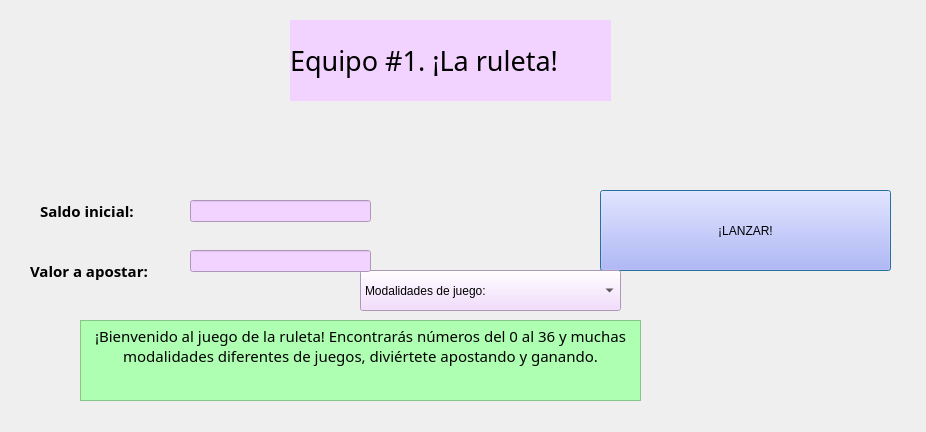
<?xml version="1.0" encoding="UTF-8"?>
<ui version="4.0">
 <class>Dialog</class>
 <widget class="QDialog" name="Dialog">
  <property name="geometry">
   <rect>
    <x>0</x>
    <y>0</y>
    <width>926</width>
    <height>432</height>
   </rect>
  </property>
  <property name="windowTitle">
   <string>Dialog</string>
  </property>
  <widget class="QPushButton" name="pushButton">
   <property name="geometry">
    <rect>
     <x>600</x>
     <y>190</y>
     <width>291</width>
     <height>81</height>
    </rect>
   </property>
   <property name="styleSheet">
    <string notr="true">background-color: rgb(170, 170, 255);
font: 12pt &quot;Rufina&quot;;</string>
   </property>
   <property name="text">
    <string>¡LANZAR!</string>
   </property>
  </widget>
  <widget class="QComboBox" name="comboBox">
   <property name="geometry">
    <rect>
     <x>360</x>
     <y>270</y>
     <width>261</width>
     <height>41</height>
    </rect>
   </property>
   <property name="styleSheet">
    <string notr="true">background-color: rgb(242, 210, 255);
font: 12pt &quot;Rufina&quot;;</string>
   </property>
   <item>
    <property name="text">
     <string>Modalidades de juego:</string>
    </property>
   </item>
   <item>
    <property name="text">
     <string>Apuesta número</string>
    </property>
   </item>
   <item>
    <property name="text">
     <string>Apuesta color</string>
    </property>
   </item>
   <item>
    <property name="text">
     <string>Apuesta par</string>
    </property>
   </item>
   <item>
    <property name="text">
     <string>Apuesta impar</string>
    </property>
   </item>
   <item>
    <property name="text">
     <string>Apuesta rango de números</string>
    </property>
   </item>
  </widget>
  <widget class="QLabel" name="label_3">
   <property name="geometry">
    <rect>
     <x>290</x>
     <y>20</y>
     <width>321</width>
     <height>81</height>
    </rect>
   </property>
   <property name="font">
    <font>
     <family>Rufina</family>
     <pointsize>20</pointsize>
     <weight>9</weight>
     <italic>false</italic>
     <bold>false</bold>
    </font>
   </property>
   <property name="styleSheet">
    <string notr="true">font: 75 20pt &quot;Rufina&quot;;
background-color: rgb(242, 210, 255);</string>
   </property>
   <property name="text">
    <string>Equipo #1. ¡La ruleta!</string>
   </property>
  </widget>
  <widget class="QLabel" name="label">
   <property name="geometry">
    <rect>
     <x>40</x>
     <y>200</y>
     <width>121</width>
     <height>21</height>
    </rect>
   </property>
   <property name="palette">
    <palette>
     <active>
      <colorrole role="WindowText">
       <brush brushstyle="SolidPattern">
        <color alpha="255">
         <red>0</red>
         <green>0</green>
         <blue>0</blue>
        </color>
       </brush>
      </colorrole>
      <colorrole role="Button">
       <brush brushstyle="SolidPattern">
        <color alpha="255">
         <red>192</red>
         <green>249</green>
         <blue>255</blue>
        </color>
       </brush>
      </colorrole>
      <colorrole role="Base">
       <brush brushstyle="SolidPattern">
        <color alpha="255">
         <red>192</red>
         <green>249</green>
         <blue>255</blue>
        </color>
       </brush>
      </colorrole>
      <colorrole role="Window">
       <brush brushstyle="SolidPattern">
        <color alpha="255">
         <red>192</red>
         <green>249</green>
         <blue>255</blue>
        </color>
       </brush>
      </colorrole>
      <colorrole role="AlternateBase">
       <brush brushstyle="SolidPattern">
        <color alpha="255">
         <red>255</red>
         <green>170</green>
         <blue>255</blue>
        </color>
       </brush>
      </colorrole>
     </active>
     <inactive>
      <colorrole role="WindowText">
       <brush brushstyle="SolidPattern">
        <color alpha="255">
         <red>0</red>
         <green>0</green>
         <blue>0</blue>
        </color>
       </brush>
      </colorrole>
      <colorrole role="Button">
       <brush brushstyle="SolidPattern">
        <color alpha="255">
         <red>192</red>
         <green>249</green>
         <blue>255</blue>
        </color>
       </brush>
      </colorrole>
      <colorrole role="Base">
       <brush brushstyle="SolidPattern">
        <color alpha="255">
         <red>192</red>
         <green>249</green>
         <blue>255</blue>
        </color>
       </brush>
      </colorrole>
      <colorrole role="Window">
       <brush brushstyle="SolidPattern">
        <color alpha="255">
         <red>192</red>
         <green>249</green>
         <blue>255</blue>
        </color>
       </brush>
      </colorrole>
      <colorrole role="AlternateBase">
       <brush brushstyle="SolidPattern">
        <color alpha="255">
         <red>255</red>
         <green>170</green>
         <blue>255</blue>
        </color>
       </brush>
      </colorrole>
     </inactive>
     <disabled>
      <colorrole role="WindowText">
       <brush brushstyle="SolidPattern">
        <color alpha="255">
         <red>120</red>
         <green>120</green>
         <blue>120</blue>
        </color>
       </brush>
      </colorrole>
      <colorrole role="Button">
       <brush brushstyle="SolidPattern">
        <color alpha="255">
         <red>192</red>
         <green>249</green>
         <blue>255</blue>
        </color>
       </brush>
      </colorrole>
      <colorrole role="Base">
       <brush brushstyle="SolidPattern">
        <color alpha="255">
         <red>192</red>
         <green>249</green>
         <blue>255</blue>
        </color>
       </brush>
      </colorrole>
      <colorrole role="Window">
       <brush brushstyle="SolidPattern">
        <color alpha="255">
         <red>192</red>
         <green>249</green>
         <blue>255</blue>
        </color>
       </brush>
      </colorrole>
      <colorrole role="AlternateBase">
       <brush brushstyle="SolidPattern">
        <color alpha="255">
         <red>255</red>
         <green>170</green>
         <blue>255</blue>
        </color>
       </brush>
      </colorrole>
     </disabled>
    </palette>
   </property>
   <property name="font">
    <font>
     <family>Rufina</family>
    </font>
   </property>
   <property name="text">
    <string>&lt;html&gt;&lt;head/&gt;&lt;body&gt;&lt;p&gt;&lt;span style=&quot; font-size:11pt; font-weight:600;&quot;&gt;Saldo inicial:&lt;/span&gt;&lt;/p&gt;&lt;/body&gt;&lt;/html&gt;</string>
   </property>
  </widget>
  <widget class="QLineEdit" name="lineEdit">
   <property name="enabled">
    <bool>false</bool>
   </property>
   <property name="geometry">
    <rect>
     <x>190</x>
     <y>200</y>
     <width>181</width>
     <height>22</height>
    </rect>
   </property>
   <property name="palette">
    <palette>
     <active>
      <colorrole role="WindowText">
       <brush brushstyle="SolidPattern">
        <color alpha="255">
         <red>20</red>
         <green>199</green>
         <blue>56</blue>
        </color>
       </brush>
      </colorrole>
      <colorrole role="Button">
       <brush brushstyle="SolidPattern">
        <color alpha="255">
         <red>242</red>
         <green>210</green>
         <blue>255</blue>
        </color>
       </brush>
      </colorrole>
      <colorrole role="Light">
       <brush brushstyle="SolidPattern">
        <color alpha="255">
         <red>141</red>
         <green>255</green>
         <blue>34</blue>
        </color>
       </brush>
      </colorrole>
      <colorrole role="Midlight">
       <brush brushstyle="SolidPattern">
        <color alpha="255">
         <red>212</red>
         <green>46</green>
         <blue>227</blue>
        </color>
       </brush>
      </colorrole>
      <colorrole role="Dark">
       <brush brushstyle="SolidPattern">
        <color alpha="255">
         <red>125</red>
         <green>20</green>
         <blue>160</blue>
        </color>
       </brush>
      </colorrole>
      <colorrole role="Mid">
       <brush brushstyle="SolidPattern">
        <color alpha="255">
         <red>131</red>
         <green>15</green>
         <blue>160</blue>
        </color>
       </brush>
      </colorrole>
      <colorrole role="Text">
       <brush brushstyle="SolidPattern">
        <color alpha="255">
         <red>0</red>
         <green>0</green>
         <blue>0</blue>
        </color>
       </brush>
      </colorrole>
      <colorrole role="ButtonText">
       <brush brushstyle="SolidPattern">
        <color alpha="255">
         <red>0</red>
         <green>0</green>
         <blue>0</blue>
        </color>
       </brush>
      </colorrole>
      <colorrole role="Base">
       <brush brushstyle="SolidPattern">
        <color alpha="255">
         <red>242</red>
         <green>210</green>
         <blue>255</blue>
        </color>
       </brush>
      </colorrole>
      <colorrole role="Window">
       <brush brushstyle="SolidPattern">
        <color alpha="255">
         <red>242</red>
         <green>210</green>
         <blue>255</blue>
        </color>
       </brush>
      </colorrole>
      <colorrole role="AlternateBase">
       <brush brushstyle="SolidPattern">
        <color alpha="255">
         <red>255</red>
         <green>170</green>
         <blue>255</blue>
        </color>
       </brush>
      </colorrole>
     </active>
     <inactive>
      <colorrole role="WindowText">
       <brush brushstyle="SolidPattern">
        <color alpha="255">
         <red>20</red>
         <green>199</green>
         <blue>56</blue>
        </color>
       </brush>
      </colorrole>
      <colorrole role="Button">
       <brush brushstyle="SolidPattern">
        <color alpha="255">
         <red>242</red>
         <green>210</green>
         <blue>255</blue>
        </color>
       </brush>
      </colorrole>
      <colorrole role="Light">
       <brush brushstyle="SolidPattern">
        <color alpha="255">
         <red>141</red>
         <green>255</green>
         <blue>34</blue>
        </color>
       </brush>
      </colorrole>
      <colorrole role="Midlight">
       <brush brushstyle="SolidPattern">
        <color alpha="255">
         <red>212</red>
         <green>46</green>
         <blue>227</blue>
        </color>
       </brush>
      </colorrole>
      <colorrole role="Dark">
       <brush brushstyle="SolidPattern">
        <color alpha="255">
         <red>125</red>
         <green>20</green>
         <blue>160</blue>
        </color>
       </brush>
      </colorrole>
      <colorrole role="Mid">
       <brush brushstyle="SolidPattern">
        <color alpha="255">
         <red>131</red>
         <green>15</green>
         <blue>160</blue>
        </color>
       </brush>
      </colorrole>
      <colorrole role="Text">
       <brush brushstyle="SolidPattern">
        <color alpha="255">
         <red>0</red>
         <green>0</green>
         <blue>0</blue>
        </color>
       </brush>
      </colorrole>
      <colorrole role="ButtonText">
       <brush brushstyle="SolidPattern">
        <color alpha="255">
         <red>0</red>
         <green>0</green>
         <blue>0</blue>
        </color>
       </brush>
      </colorrole>
      <colorrole role="Base">
       <brush brushstyle="SolidPattern">
        <color alpha="255">
         <red>242</red>
         <green>210</green>
         <blue>255</blue>
        </color>
       </brush>
      </colorrole>
      <colorrole role="Window">
       <brush brushstyle="SolidPattern">
        <color alpha="255">
         <red>242</red>
         <green>210</green>
         <blue>255</blue>
        </color>
       </brush>
      </colorrole>
      <colorrole role="AlternateBase">
       <brush brushstyle="SolidPattern">
        <color alpha="255">
         <red>255</red>
         <green>170</green>
         <blue>255</blue>
        </color>
       </brush>
      </colorrole>
     </inactive>
     <disabled>
      <colorrole role="WindowText">
       <brush brushstyle="SolidPattern">
        <color alpha="255">
         <red>125</red>
         <green>20</green>
         <blue>160</blue>
        </color>
       </brush>
      </colorrole>
      <colorrole role="Button">
       <brush brushstyle="SolidPattern">
        <color alpha="255">
         <red>242</red>
         <green>210</green>
         <blue>255</blue>
        </color>
       </brush>
      </colorrole>
      <colorrole role="Light">
       <brush brushstyle="SolidPattern">
        <color alpha="255">
         <red>141</red>
         <green>255</green>
         <blue>34</blue>
        </color>
       </brush>
      </colorrole>
      <colorrole role="Midlight">
       <brush brushstyle="SolidPattern">
        <color alpha="255">
         <red>212</red>
         <green>46</green>
         <blue>227</blue>
        </color>
       </brush>
      </colorrole>
      <colorrole role="Dark">
       <brush brushstyle="SolidPattern">
        <color alpha="255">
         <red>125</red>
         <green>20</green>
         <blue>160</blue>
        </color>
       </brush>
      </colorrole>
      <colorrole role="Mid">
       <brush brushstyle="SolidPattern">
        <color alpha="255">
         <red>131</red>
         <green>15</green>
         <blue>160</blue>
        </color>
       </brush>
      </colorrole>
      <colorrole role="Text">
       <brush brushstyle="SolidPattern">
        <color alpha="255">
         <red>125</red>
         <green>20</green>
         <blue>160</blue>
        </color>
       </brush>
      </colorrole>
      <colorrole role="ButtonText">
       <brush brushstyle="SolidPattern">
        <color alpha="255">
         <red>125</red>
         <green>20</green>
         <blue>160</blue>
        </color>
       </brush>
      </colorrole>
      <colorrole role="Base">
       <brush brushstyle="SolidPattern">
        <color alpha="255">
         <red>242</red>
         <green>210</green>
         <blue>255</blue>
        </color>
       </brush>
      </colorrole>
      <colorrole role="Window">
       <brush brushstyle="SolidPattern">
        <color alpha="255">
         <red>242</red>
         <green>210</green>
         <blue>255</blue>
        </color>
       </brush>
      </colorrole>
      <colorrole role="AlternateBase">
       <brush brushstyle="SolidPattern">
        <color alpha="255">
         <red>255</red>
         <green>170</green>
         <blue>255</blue>
        </color>
       </brush>
      </colorrole>
     </disabled>
    </palette>
   </property>
   <property name="font">
    <font>
     <family>Mongolian Baiti</family>
    </font>
   </property>
   <property name="styleSheet">
    <string notr="true">background-color: rgb(242, 210, 255);</string>
   </property>
   <property name="text">
    <string/>
   </property>
  </widget>
  <widget class="QLabel" name="label_4">
   <property name="geometry">
    <rect>
     <x>30</x>
     <y>260</y>
     <width>141</width>
     <height>21</height>
    </rect>
   </property>
   <property name="palette">
    <palette>
     <active>
      <colorrole role="WindowText">
       <brush brushstyle="SolidPattern">
        <color alpha="255">
         <red>0</red>
         <green>0</green>
         <blue>0</blue>
        </color>
       </brush>
      </colorrole>
      <colorrole role="Button">
       <brush brushstyle="SolidPattern">
        <color alpha="255">
         <red>192</red>
         <green>249</green>
         <blue>255</blue>
        </color>
       </brush>
      </colorrole>
      <colorrole role="Base">
       <brush brushstyle="SolidPattern">
        <color alpha="255">
         <red>192</red>
         <green>249</green>
         <blue>255</blue>
        </color>
       </brush>
      </colorrole>
      <colorrole role="Window">
       <brush brushstyle="SolidPattern">
        <color alpha="255">
         <red>192</red>
         <green>249</green>
         <blue>255</blue>
        </color>
       </brush>
      </colorrole>
      <colorrole role="AlternateBase">
       <brush brushstyle="SolidPattern">
        <color alpha="255">
         <red>255</red>
         <green>170</green>
         <blue>255</blue>
        </color>
       </brush>
      </colorrole>
     </active>
     <inactive>
      <colorrole role="WindowText">
       <brush brushstyle="SolidPattern">
        <color alpha="255">
         <red>0</red>
         <green>0</green>
         <blue>0</blue>
        </color>
       </brush>
      </colorrole>
      <colorrole role="Button">
       <brush brushstyle="SolidPattern">
        <color alpha="255">
         <red>192</red>
         <green>249</green>
         <blue>255</blue>
        </color>
       </brush>
      </colorrole>
      <colorrole role="Base">
       <brush brushstyle="SolidPattern">
        <color alpha="255">
         <red>192</red>
         <green>249</green>
         <blue>255</blue>
        </color>
       </brush>
      </colorrole>
      <colorrole role="Window">
       <brush brushstyle="SolidPattern">
        <color alpha="255">
         <red>192</red>
         <green>249</green>
         <blue>255</blue>
        </color>
       </brush>
      </colorrole>
      <colorrole role="AlternateBase">
       <brush brushstyle="SolidPattern">
        <color alpha="255">
         <red>255</red>
         <green>170</green>
         <blue>255</blue>
        </color>
       </brush>
      </colorrole>
     </inactive>
     <disabled>
      <colorrole role="WindowText">
       <brush brushstyle="SolidPattern">
        <color alpha="255">
         <red>120</red>
         <green>120</green>
         <blue>120</blue>
        </color>
       </brush>
      </colorrole>
      <colorrole role="Button">
       <brush brushstyle="SolidPattern">
        <color alpha="255">
         <red>192</red>
         <green>249</green>
         <blue>255</blue>
        </color>
       </brush>
      </colorrole>
      <colorrole role="Base">
       <brush brushstyle="SolidPattern">
        <color alpha="255">
         <red>192</red>
         <green>249</green>
         <blue>255</blue>
        </color>
       </brush>
      </colorrole>
      <colorrole role="Window">
       <brush brushstyle="SolidPattern">
        <color alpha="255">
         <red>192</red>
         <green>249</green>
         <blue>255</blue>
        </color>
       </brush>
      </colorrole>
      <colorrole role="AlternateBase">
       <brush brushstyle="SolidPattern">
        <color alpha="255">
         <red>255</red>
         <green>170</green>
         <blue>255</blue>
        </color>
       </brush>
      </colorrole>
     </disabled>
    </palette>
   </property>
   <property name="font">
    <font>
     <family>Rufina</family>
    </font>
   </property>
   <property name="text">
    <string>&lt;html&gt;&lt;head/&gt;&lt;body&gt;&lt;p&gt;&lt;span style=&quot; font-size:11pt; font-weight:600;&quot;&gt;Valor a apostar:&lt;/span&gt;&lt;/p&gt;&lt;/body&gt;&lt;/html&gt;</string>
   </property>
  </widget>
  <widget class="QLineEdit" name="lineEdit_2">
   <property name="enabled">
    <bool>false</bool>
   </property>
   <property name="geometry">
    <rect>
     <x>190</x>
     <y>250</y>
     <width>181</width>
     <height>22</height>
    </rect>
   </property>
   <property name="palette">
    <palette>
     <active>
      <colorrole role="WindowText">
       <brush brushstyle="SolidPattern">
        <color alpha="255">
         <red>20</red>
         <green>199</green>
         <blue>56</blue>
        </color>
       </brush>
      </colorrole>
      <colorrole role="Button">
       <brush brushstyle="SolidPattern">
        <color alpha="255">
         <red>242</red>
         <green>210</green>
         <blue>255</blue>
        </color>
       </brush>
      </colorrole>
      <colorrole role="Light">
       <brush brushstyle="SolidPattern">
        <color alpha="255">
         <red>141</red>
         <green>255</green>
         <blue>34</blue>
        </color>
       </brush>
      </colorrole>
      <colorrole role="Midlight">
       <brush brushstyle="SolidPattern">
        <color alpha="255">
         <red>212</red>
         <green>46</green>
         <blue>227</blue>
        </color>
       </brush>
      </colorrole>
      <colorrole role="Dark">
       <brush brushstyle="SolidPattern">
        <color alpha="255">
         <red>125</red>
         <green>20</green>
         <blue>160</blue>
        </color>
       </brush>
      </colorrole>
      <colorrole role="Mid">
       <brush brushstyle="SolidPattern">
        <color alpha="255">
         <red>131</red>
         <green>15</green>
         <blue>160</blue>
        </color>
       </brush>
      </colorrole>
      <colorrole role="Text">
       <brush brushstyle="SolidPattern">
        <color alpha="255">
         <red>0</red>
         <green>0</green>
         <blue>0</blue>
        </color>
       </brush>
      </colorrole>
      <colorrole role="ButtonText">
       <brush brushstyle="SolidPattern">
        <color alpha="255">
         <red>0</red>
         <green>0</green>
         <blue>0</blue>
        </color>
       </brush>
      </colorrole>
      <colorrole role="Base">
       <brush brushstyle="SolidPattern">
        <color alpha="255">
         <red>242</red>
         <green>210</green>
         <blue>255</blue>
        </color>
       </brush>
      </colorrole>
      <colorrole role="Window">
       <brush brushstyle="SolidPattern">
        <color alpha="255">
         <red>242</red>
         <green>210</green>
         <blue>255</blue>
        </color>
       </brush>
      </colorrole>
      <colorrole role="AlternateBase">
       <brush brushstyle="SolidPattern">
        <color alpha="255">
         <red>255</red>
         <green>170</green>
         <blue>255</blue>
        </color>
       </brush>
      </colorrole>
     </active>
     <inactive>
      <colorrole role="WindowText">
       <brush brushstyle="SolidPattern">
        <color alpha="255">
         <red>20</red>
         <green>199</green>
         <blue>56</blue>
        </color>
       </brush>
      </colorrole>
      <colorrole role="Button">
       <brush brushstyle="SolidPattern">
        <color alpha="255">
         <red>242</red>
         <green>210</green>
         <blue>255</blue>
        </color>
       </brush>
      </colorrole>
      <colorrole role="Light">
       <brush brushstyle="SolidPattern">
        <color alpha="255">
         <red>141</red>
         <green>255</green>
         <blue>34</blue>
        </color>
       </brush>
      </colorrole>
      <colorrole role="Midlight">
       <brush brushstyle="SolidPattern">
        <color alpha="255">
         <red>212</red>
         <green>46</green>
         <blue>227</blue>
        </color>
       </brush>
      </colorrole>
      <colorrole role="Dark">
       <brush brushstyle="SolidPattern">
        <color alpha="255">
         <red>125</red>
         <green>20</green>
         <blue>160</blue>
        </color>
       </brush>
      </colorrole>
      <colorrole role="Mid">
       <brush brushstyle="SolidPattern">
        <color alpha="255">
         <red>131</red>
         <green>15</green>
         <blue>160</blue>
        </color>
       </brush>
      </colorrole>
      <colorrole role="Text">
       <brush brushstyle="SolidPattern">
        <color alpha="255">
         <red>0</red>
         <green>0</green>
         <blue>0</blue>
        </color>
       </brush>
      </colorrole>
      <colorrole role="ButtonText">
       <brush brushstyle="SolidPattern">
        <color alpha="255">
         <red>0</red>
         <green>0</green>
         <blue>0</blue>
        </color>
       </brush>
      </colorrole>
      <colorrole role="Base">
       <brush brushstyle="SolidPattern">
        <color alpha="255">
         <red>242</red>
         <green>210</green>
         <blue>255</blue>
        </color>
       </brush>
      </colorrole>
      <colorrole role="Window">
       <brush brushstyle="SolidPattern">
        <color alpha="255">
         <red>242</red>
         <green>210</green>
         <blue>255</blue>
        </color>
       </brush>
      </colorrole>
      <colorrole role="AlternateBase">
       <brush brushstyle="SolidPattern">
        <color alpha="255">
         <red>255</red>
         <green>170</green>
         <blue>255</blue>
        </color>
       </brush>
      </colorrole>
     </inactive>
     <disabled>
      <colorrole role="WindowText">
       <brush brushstyle="SolidPattern">
        <color alpha="255">
         <red>125</red>
         <green>20</green>
         <blue>160</blue>
        </color>
       </brush>
      </colorrole>
      <colorrole role="Button">
       <brush brushstyle="SolidPattern">
        <color alpha="255">
         <red>242</red>
         <green>210</green>
         <blue>255</blue>
        </color>
       </brush>
      </colorrole>
      <colorrole role="Light">
       <brush brushstyle="SolidPattern">
        <color alpha="255">
         <red>141</red>
         <green>255</green>
         <blue>34</blue>
        </color>
       </brush>
      </colorrole>
      <colorrole role="Midlight">
       <brush brushstyle="SolidPattern">
        <color alpha="255">
         <red>212</red>
         <green>46</green>
         <blue>227</blue>
        </color>
       </brush>
      </colorrole>
      <colorrole role="Dark">
       <brush brushstyle="SolidPattern">
        <color alpha="255">
         <red>125</red>
         <green>20</green>
         <blue>160</blue>
        </color>
       </brush>
      </colorrole>
      <colorrole role="Mid">
       <brush brushstyle="SolidPattern">
        <color alpha="255">
         <red>131</red>
         <green>15</green>
         <blue>160</blue>
        </color>
       </brush>
      </colorrole>
      <colorrole role="Text">
       <brush brushstyle="SolidPattern">
        <color alpha="255">
         <red>125</red>
         <green>20</green>
         <blue>160</blue>
        </color>
       </brush>
      </colorrole>
      <colorrole role="ButtonText">
       <brush brushstyle="SolidPattern">
        <color alpha="255">
         <red>125</red>
         <green>20</green>
         <blue>160</blue>
        </color>
       </brush>
      </colorrole>
      <colorrole role="Base">
       <brush brushstyle="SolidPattern">
        <color alpha="255">
         <red>242</red>
         <green>210</green>
         <blue>255</blue>
        </color>
       </brush>
      </colorrole>
      <colorrole role="Window">
       <brush brushstyle="SolidPattern">
        <color alpha="255">
         <red>242</red>
         <green>210</green>
         <blue>255</blue>
        </color>
       </brush>
      </colorrole>
      <colorrole role="AlternateBase">
       <brush brushstyle="SolidPattern">
        <color alpha="255">
         <red>255</red>
         <green>170</green>
         <blue>255</blue>
        </color>
       </brush>
      </colorrole>
     </disabled>
    </palette>
   </property>
   <property name="font">
    <font>
     <family>Monotype Corsiva</family>
    </font>
   </property>
   <property name="styleSheet">
    <string notr="true">background-color: rgb(242, 210, 255);</string>
   </property>
   <property name="text">
    <string/>
   </property>
  </widget>
  <widget class="QTextBrowser" name="textBrowser">
   <property name="geometry">
    <rect>
     <x>80</x>
     <y>320</y>
     <width>561</width>
     <height>81</height>
    </rect>
   </property>
   <property name="font">
    <font>
     <family>Rufina</family>
     <pointsize>12</pointsize>
     <weight>9</weight>
     <italic>false</italic>
     <bold>false</bold>
    </font>
   </property>
   <property name="styleSheet">
    <string notr="true">background-color: rgb(175, 255, 178);
font: 75 12pt &quot;Rufina&quot;;</string>
   </property>
   <property name="html">
    <string>&lt;!DOCTYPE HTML PUBLIC &quot;-//W3C//DTD HTML 4.0//EN&quot; &quot;http://www.w3.org/TR/REC-html40/strict.dtd&quot;&gt;
&lt;html&gt;&lt;head&gt;&lt;meta name=&quot;qrichtext&quot; content=&quot;1&quot; /&gt;&lt;style type=&quot;text/css&quot;&gt;
p, li { white-space: pre-wrap; }
&lt;/style&gt;&lt;/head&gt;&lt;body style=&quot; font-family:'Rufina'; font-size:12pt; font-weight:72; font-style:normal;&quot;&gt;
&lt;p align=&quot;center&quot; style=&quot; margin-top:0px; margin-bottom:0px; margin-left:0px; margin-right:0px; -qt-block-indent:0; text-indent:0px;&quot;&gt;&lt;span style=&quot; font-family:'MS Shell Dlg 2'; font-size:11pt; font-weight:400;&quot;&gt;¡Bienvenido al juego de la ruleta! Encontrarás números del 0 al 36 y muchas modalidades diferentes de juegos, diviértete apostando y ganando.&lt;/span&gt;&lt;/p&gt;&lt;/body&gt;&lt;/html&gt;</string>
   </property>
  </widget>
 </widget>
 <resources/>
 <connections/>
</ui>
